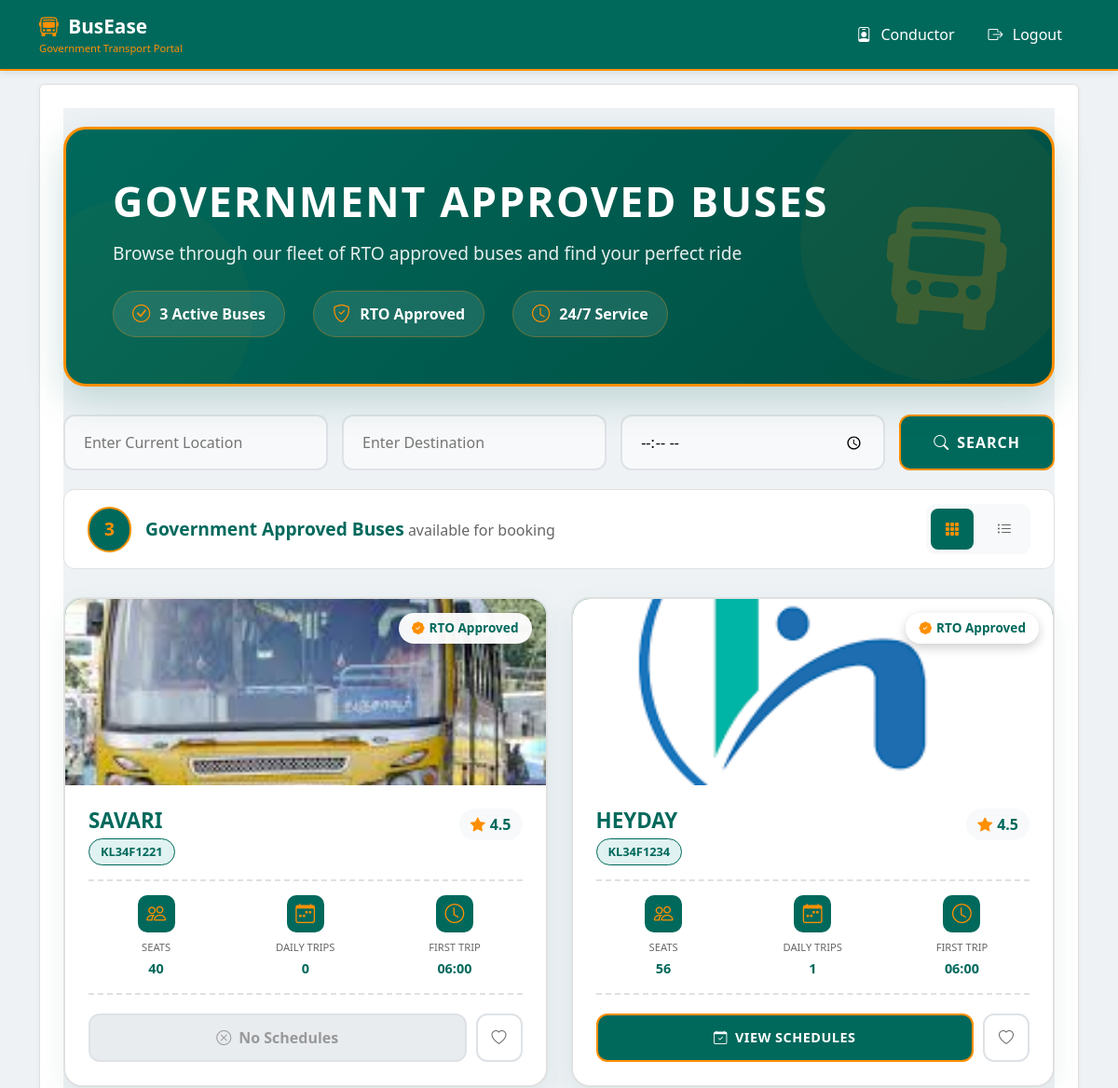
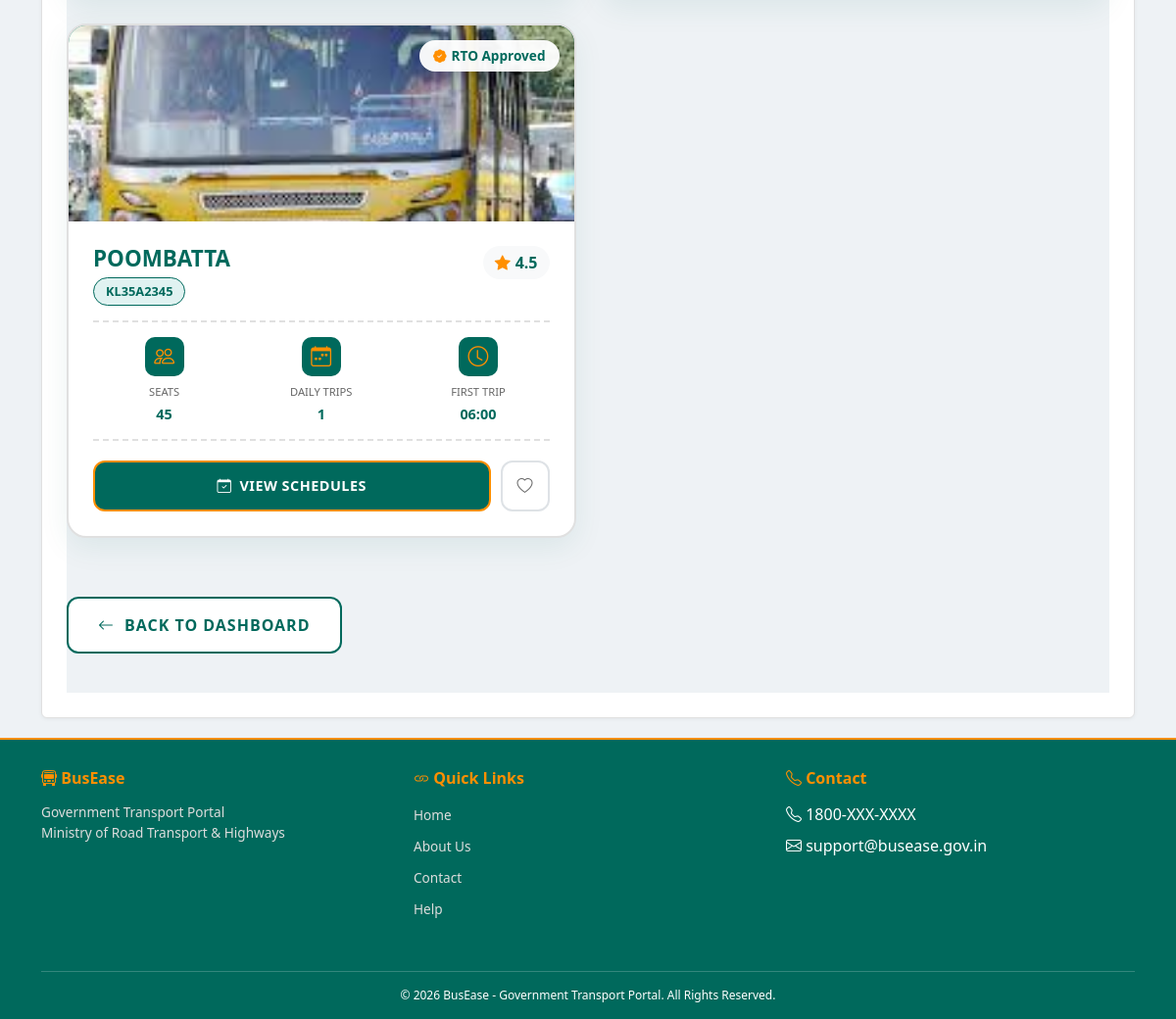
Screenshot of /traveller/available-buses/ (signed in) with the database file from the repository (2 pictures, top to bottom).
### bus_owner/models.py (models this page shows, shortened)
class Bus(models.Model):
    owner = models.ForeignKey(BusOwnerProfile, on_delete=models.CASCADE, related_name='buses')
    bus_name = models.CharField(max_length=100, default="Unnamed Bus")
    bus_number = models.CharField(max_length=20, unique=True)
    total_seats = models.PositiveIntegerField()
    owner_contact_number = models.CharField(max_length=15, blank=True, default="")
    driver_name = models.CharField(max_length=100, blank=True, default="")
    driver_contact_number = models.CharField(max_length=15, blank=True, default="")
    driver_license = models.FileField(upload_to='driver_licenses/', null=True, blank=True)
    registration_document = models.FileField(upload_to='registration_docs/', blank=True, null=True)
    pollution_test_certificate = models.FileField(upload_to='pollution_tests/', null=True, blank=True)
    insurance_document = models.FileField(upload_to='insurance_docs/', null=True, blank=True)
    approved = models.BooleanField(default=False)
    class Meta:
        ordering = ['bus_number']
        verbose_name = "Bus"
        verbose_name_plural = "Buses"

class BusPhoto(models.Model):
    bus = models.ForeignKey(Bus, on_delete=models.CASCADE, related_name="photos")
    image = models.ImageField(upload_to="bus_photos/")
    uploaded_at = models.DateTimeField(auto_now_add=True)

### traveller/views.py (the view, shortened to what this page needs)
# urls.py: path('available-buses/',views.available_buses, name='available_buses'),
@login_required
def available_buses(request):
    buses = Bus.objects.filter(approved=True)
    source = request.GET.get('source')
    destination = request.GET.get('destination')
    time_input = request.GET.get('time')
    return render(request, 'traveller/available_buses.html', {
        'buses': buses
    })

### traveller/templates/traveller/available_buses.html (shortened to what this page needs)
{% extends 'base.html' %}
{% load static %}
{% block content %}
<div class="gov-buses-page">
  <div class="gov-hero-header">
    <div class="gov-hero-decor"></div>
    <div class="gov-hero-decor-2"></div>
    <i class="bi bi-bus-front-fill gov-bus-icon-large"></i>
    <div class="gov-hero-content">
      <h1>Government Approved Buses</h1>
      <p>Browse through our fleet of RTO approved buses and find your perfect ride</p>
      <div class="gov-hero-stats">
        <div class="gov-hero-stat">
          <i class="bi bi-check-circle"></i>
          <span>{{ buses|length }} Active Buses</span>
        </div>
        <div class="gov-hero-stat">
          <i class="bi bi-shield-check"></i>
          <span>RTO Approved</span>
        </div>
        <div class="gov-hero-stat">
          <i class="bi bi-clock"></i>
          <span>24/7 Service</span>
        </div>
      </div>
    </div>
  </div>
  <form method="GET">
  <div class="gov-search-wrapper">
    <input
      type="text"
      name="source"
      placeholder="Enter Current Location"
      class="gov-search-input"
      required
    >
    <input
      type="text"
      name="destination"
      placeholder="Enter Destination"
      class="gov-search-input"
      required
    >
    <input
      type="time"
      name="time"
      class="gov-search-input"
      required
    >
    <button type="submit" class="gov-search-btn">
      <i class="bi bi-search"></i> Search
    </button>
  </div>
</form>
  {% if buses %}
    <div class="gov-stats-bar">
      <div class="gov-stats-info">
        <div class="gov-stats-badge">{{ buses|length }}</div>
        <div class="gov-stats-text">
          <strong>Government Approved Buses</strong> available for booking
        </div>
      </div>
      <div class="gov-view-toggle">
        <button class="gov-toggle-btn active" onclick="toggleView('grid', this)" id="gridToggle">
          <i class="bi bi-grid-3x3-gap-fill"></i>
        </button>
        <button class="gov-toggle-btn" onclick="toggleView('list', this)" id="listToggle">
          <i class="bi bi-list-ul"></i>
        </button>
      </div>
    </div>
    <div class="gov-buses-grid active" id="gridView">
      {% for bus in buses %}
        <div class="gov-bus-card" data-bus-name="{{ bus.bus_name|lower }}" data-bus-number="{{ bus.bus_number|lower }}">
          <div class="gov-bus-image-wrapper">
            {% if bus.photos.all %}
              <img src="{{ bus.photos.first.image.url }}" class="gov-bus-image" alt="{{ bus.bus_name }}">
            {% else %}
              <div class="gov-bus-image-placeholder">
                <i class="bi bi-bus-front"></i>
              </div>
            {% endif %}
            <div class="gov-bus-badges">
              <span class="gov-bus-badge">
                <i class="bi bi-patch-check-fill"></i> RTO Approved
              </span>
            </div>
          </div>
          <div class="gov-bus-content">
            <div class="gov-bus-header">
              <div class="gov-bus-title">
                <h3>{{ bus.bus_name }}</h3>
                <span class="gov-bus-number">{{ bus.bus_number }}</span>
              </div>
              <div class="gov-bus-rating">
                <i class="bi bi-star-fill"></i>
                <span>4.5</span>
              </div>
            </div>
            <div class="gov-bus-features">
              <div class="gov-feature-item">
                <div class="gov-feature-icon">
                  <i class="bi bi-people"></i>
                </div>
                <div class="gov-feature-label">Seats</div>
                <div class="gov-feature-value">{{ bus.total_seats|default:"40" }}</div>
              </div>
              <div class="gov-feature-item">
                <div class="gov-feature-icon">
                  <i class="bi bi-calendar-week"></i>
                </div>
                <div class="gov-feature-label">Daily Trips</div>
                <div class="gov-feature-value">{{ bus.schedules.count }}</div>
              </div>
              <div class="gov-feature-item">
                <div class="gov-feature-icon">
                  <i class="bi bi-clock"></i>
                </div>
                <div class="gov-feature-label">First Trip</div>
                <div class="gov-feature-value">06:00</div>
              </div>
            </div>
            <div class="gov-bus-footer">
              {% if bus.schedules.exists %}
                <a href="{% url 'view_schedules' bus.id %}" class="gov-btn-primary">
                  <i class="bi bi-calendar-check"></i> View Schedules
                </a>
              {% else %}
                <button class="gov-btn-disabled" disabled>
                  <i class="bi bi-x-circle"></i> No Schedules
                </button>
              {% endif %}
              <button class="gov-btn-favorite" onclick="toggleFavorite(this)" title="Add to Favorites">
                <i class="bi bi-heart"></i>
              </button>
            </div>
          </div>
        </div>
      {% endfor %}
    </div>
  {% endif %}
  <a href="{% url 'traveller_dashboard' %}" class="gov-back-btn">
    <i class="bi bi-arrow-left"></i> Back to Dashboard
  </a>
</div>
{% endblock %}

### templates/base.html (style rules this page uses)
* { margin: 0; padding: 0; box-sizing: border-box; }
body { background: #eef2f5; font-family: 'Segoe UI', Arial, sans-serif; padding-top: 70px; min-height: 100vh; display: flex; flex-direction: column; }

### rows the page displays
Bus: photos.first.image (picture), bus_name "SAVARI", bus_number "KL34F1221", total_seats "40", schedules.count "0", shows "No Schedules"
Bus: photos.first.image (picture), bus_name "HEYDAY", bus_number "KL34F1234", total_seats "56", schedules.count "1", shows "VIEW SCHEDULES"
Bus: photos.first.image (picture), bus_name "POOMBATTA", bus_number "KL35A2345", total_seats "45", schedules.count "1", shows "VIEW SCHEDULES"

### other values shown
{{ buses|length }} "3"
